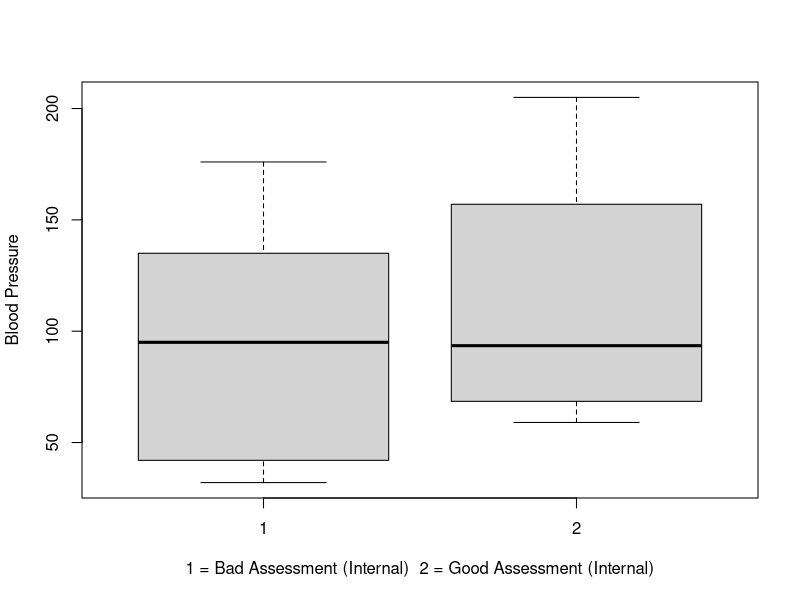
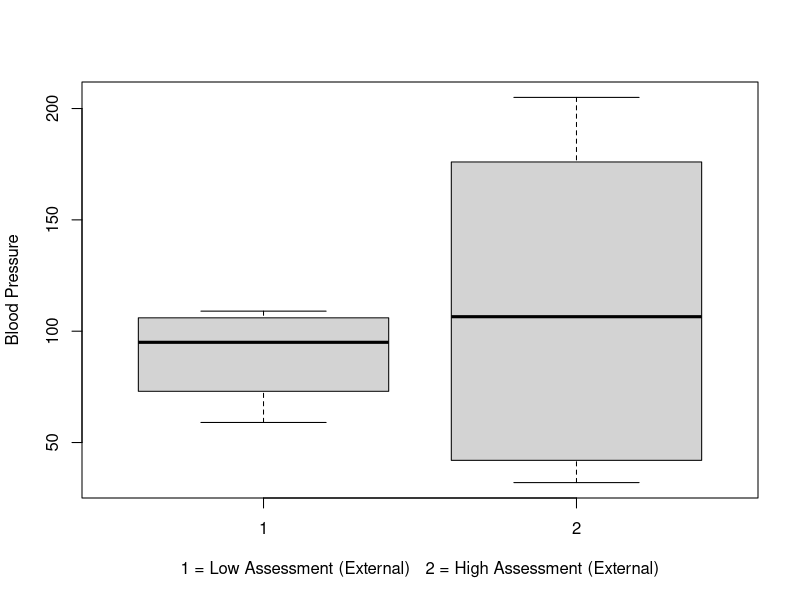
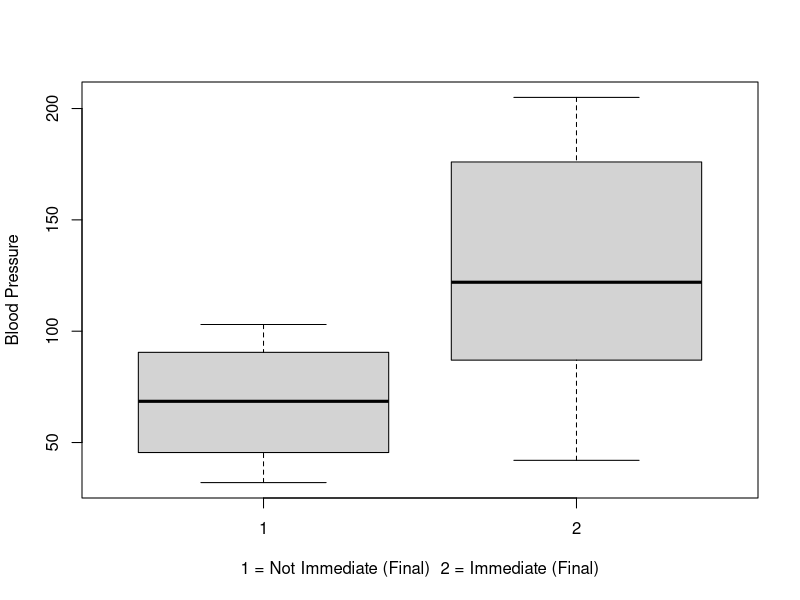
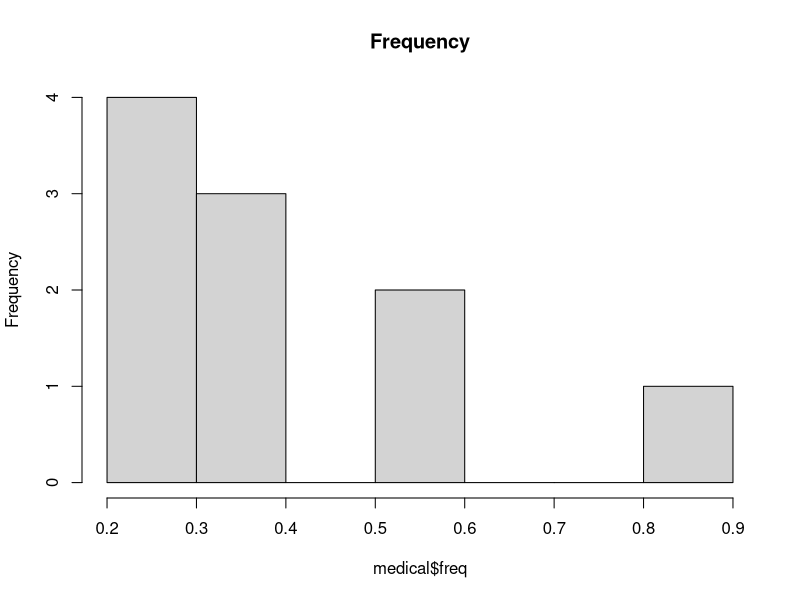
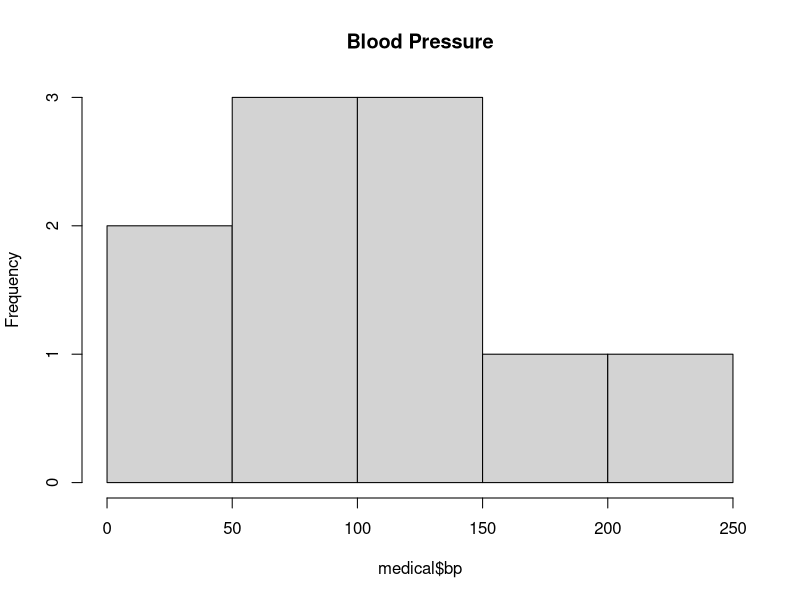
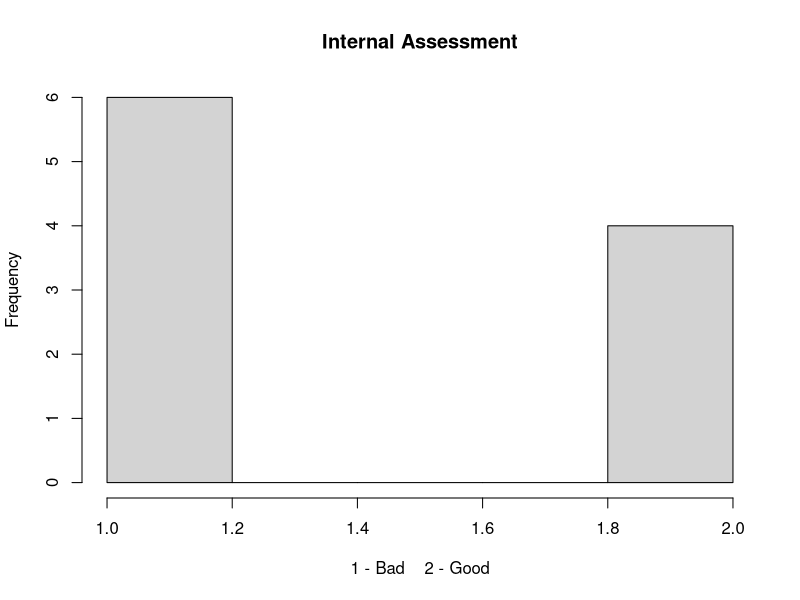
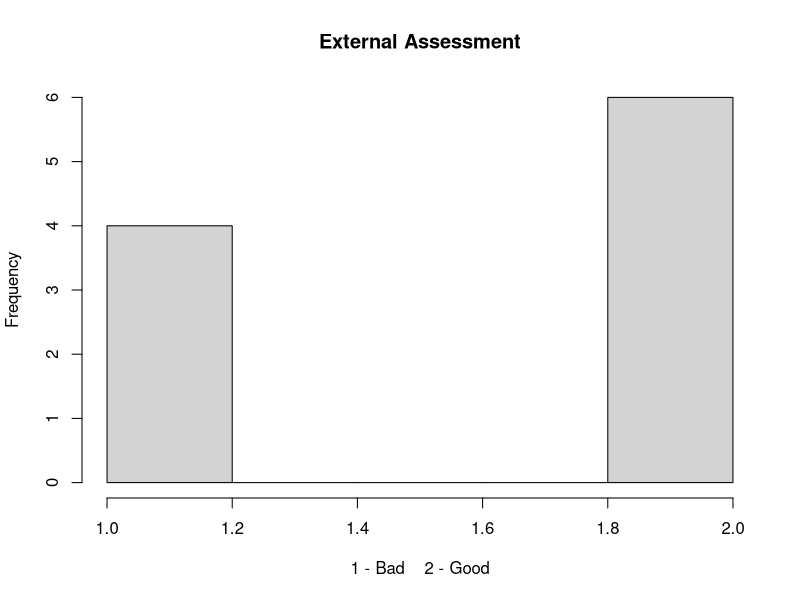
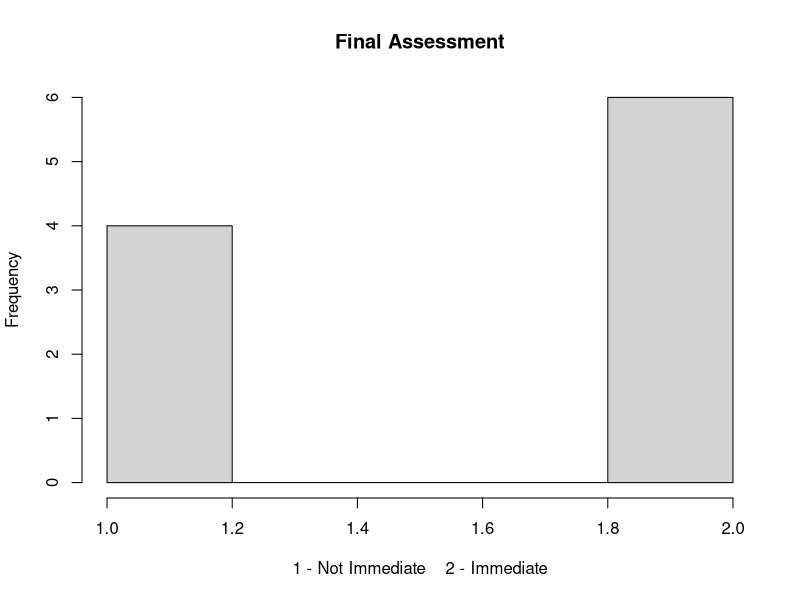

Write R code to recreate these figures, in order.

  

# converting the the data into clear vectors 
freq <- c(0.6, 0.3, 0.4, 0.4, 0.2, 0.6, 0.3, 0.4, 0.9, 0.2)
bloodp <- c(103, 87, 32, 42, 59, 109, 78, 205, 135, 176)
first <- c("bad","bad","bad","bad","good","good","good","good",NA,"bad")
second <- c("low","low","high","high","low","low","high","high","high","high")
finaldecision <- c("low","high","low","high","low","high","low","high","high","high")

#Converting Good and bad assessment of doctors into categorical data (for historgram and plotboxing)

good_bad <- function(x) {
  if(x == "bad" || is.na(x)) { x <- 1 }
  else { x <- 2 }
}

# doing the same as above for blood pressure. Here we are trying to convert the normative terms such as "high" and "low"
# to descriptive numbers such as 1 and 2 to make it possible to R to graph and visualize 

low_high <- function(x) {
  if(x == "low" || is.na(x)) { x <- 1 }
  else { x <- 2 }
}

# Here we are designating the doctors to their evaluation of pataince performance 
first.num <- sapply(first, good_bad)
second.num <- sapply(second, low_high)
final.num <- sapply(finaldecision, low_high)

# Now that we have categorical vectors for doctors opinions, we can put all of the data into a single data frame

medical <- data.frame(freq, bloodp, first.num, second.num, final.num)
names(medical) <- c("freq", "bp", "first", "second", "final")

# Plot boxplots
boxplot(medical$bp~medical$first, xlab="1 = Bad Assessment (Internal)  2 = Good Assessment (Internal)", ylab="Blood Pressure")
boxplot(medical$bp~medical$second, xlab="1 = Low Assessment (External)   2 = High Assessment (External)", ylab="Blood Pressure")
boxplot(medical$bp~medical$final, xlab="1 = Not Immediate (Final)  2 = Immediate (Final)", ylab="Blood Pressure")

# Plot histograms
hist(medical$freq, main="Frequency")
hist(medical$bp, main="Blood Pressure")
hist(medical$first, main="Internal Assessment", xlab="1 - Bad    2 - Good")
hist(medical$second, main="External Assessment", xlab="1 - Bad    2 - Good")
hist(medical$final, main="Final Assessment", xlab="1 - Not Immediate    2 - Immediate")